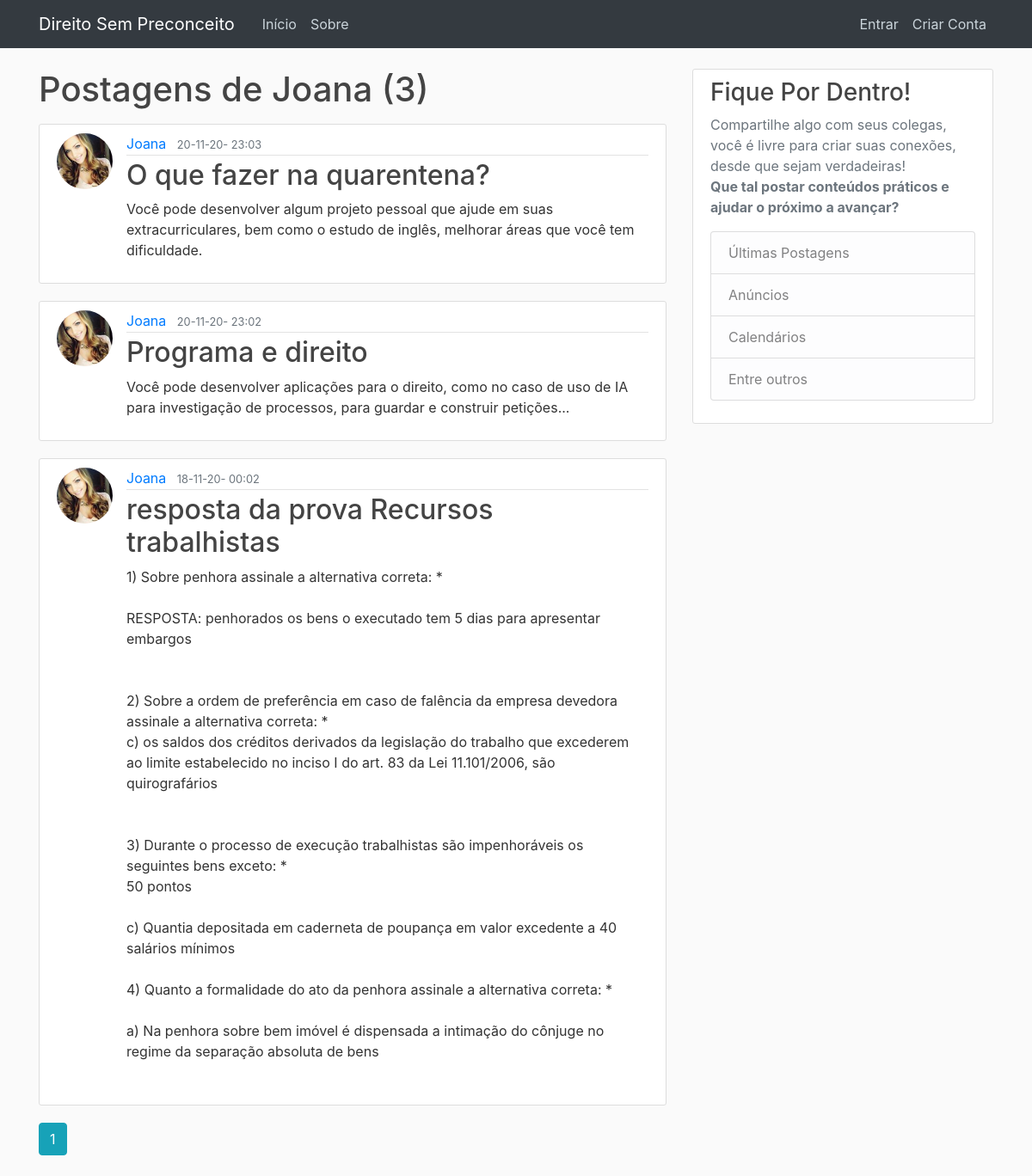
Page /user/Joana on the committed database.
### application/models.py (models this page shows, shortened)
class User(db.Model, UserMixin):
    id = db.Column(db.Integer, primary_key=True)
    username = db.Column(db.String(20), unique=True, nullable=False)
    email = db.Column(db.String(120), unique=True, nullable=False)
    image_file = db.Column(db.String(20), nullable=False,
                           default='default.jpg')
    password = db.Column(db.String(60), nullable=False)
    posts = db.relationship('Post', backref='author', lazy=True)

class Post(db.Model):
    id = db.Column(db.Integer, primary_key=True)
    title = db.Column(db.String(100), nullable=False)
    date_posted = db.Column(db.DateTime, nullable=False,
                            default=datetime.now)
    content = db.Column(db.Text, nullable=False)
    user_id = db.Column(db.Integer, db.ForeignKey('user.id'), nullable=False)

### application/routes.py (the view)
@app.route("/user/<string:username>")
def user_posts(username):
    page = request.args.get('page', 1, type=int)
    user = User.query.filter_by(username=username).first_or_404()
    posts = Post.query.filter_by(author=user)\
        .order_by(Post.date_posted.desc())\
        .paginate(page=page, per_page=5)
    return render_template('user_posts.html', posts=posts, user=user)

### application/templates/user_posts.html
{%extends "layout.html"%}
{%block content%}
  <h1 class="mb-3">Postagens  de {{user.username}} ({{posts.total}})</h1>
  {% for post in posts.items %}
  <article class="media content-section">
    <img class="rounded-circle article-img" src="{{ url_for('static', filename='profile_pics/' + post.author.image_file) }}">
    <div class="media-body">
      <div class="article-metadata">
        <a class="mr-2" href="{{ url_for('user_posts', username=post.author.username) }}">{{ post.author.username }}</a>
        <small class="text-muted">{{ post.date_posted.strftime('%d-%m-%y- %H:%M') }}</small>
      </div>
      <h2><a class="article-title" href="{{ url_for('post', post_id=post.id) }}">{{ post.title }}</a></h2>
      <p class="article-content">{{ post.content }}</p>
    </div>
  </article>
  {%endfor %}
  {% for page_num in posts.iter_pages(left_edge=1, right_edge=1, left_current=1, right_current=2) %}
    {% if page_num %}
      {% if posts.page == page_num %}
        <a class="btn btn-info mb-4" href="{{ url_for('user_posts', username=user.username, page=page_num) }}">{{ page_num }}</a>
        {% else %}
        <a class="btn btn-outline-info mb-4" href="{{ url_for('user_posts', username=user.username, page=page_num) }}">{{ page_num }}</a>
        {% endif %}
    {% else %}
      ...
    {% endif %}
  {% endfor %}
{%endblock content%}

### application/static/main.css (style rules this page uses)
body { background: #fafafa; color: #333333; margin-top: 5rem; }
h1, h2, h3, h4, h5, h6 { color: #444444; }
.content-section { background: #ffffff; padding: 10px 20px; border: 1px solid #dddddd; border-radius: 3px; margin-bottom: 20px; }
.article-title { color: #444444; }
.article-content { white-space: pre-line; }
.article-img { height: 65px; width: 65px; margin-right: 16px; }
.article-metadata { padding-bottom: 1px; margin-bottom: 4px; border-bottom: 1px solid #e3e3e3 }

### rows in the picture
User: username "Joana"
Post: image_file (picture), author.username "Joana", date_posted "20-11-20- 23:03", title "O que fazer na quarentena?", content "Você pode desenvolver algum projeto pessoal que ajude em suas extracurriculares, bem como o estudo de inglês, melhorar áreas que você tem dificuldade."
Post: image_file (picture), author.username "Joana", date_posted "20-11-20- 23:02", title "Programa e direito", content "Você pode desenvolver aplicações para o direito, como no caso de uso de IA para investigação de processos, para guardar e construir petições..."
Post: image_file (picture), author.username "Joana", date_posted "18-11-20- 00:02", title "resposta da prova Recursos trabalhistas", content "1) Sobre penhora assinale a alternativa correta: * RESPOSTA: penhorados os bens o executado tem 5 dias para apresentar embargos 2) Sobre a ordem de preferência em caso de falência da empresa devedora assinale a alternativa correta: * c) os saldos dos créditos derivados da legislação do trabalho que excederem ao limite estabelecido no inciso I do art. 83 da Lei 11.101/2006, são quirografários 3) Durante o processo de execução trabalhistas são impenhoráveis os seguintes bens exceto: * 50 pontos c) Quantia depositada em caderneta de poupança em valor excedente a 40 salários mínimos 4) Quanto a formalidade do ato da penhora assinale a alternativa correta: * a) Na penhora sobre bem imóvel é…"

### other values in the picture
{{ posts.total }} "3"
{{ page_num }} "1"
